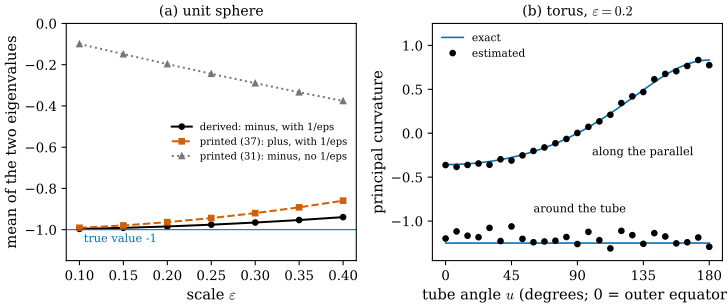

This figure's Python source:
"""Figure 49.4.2: the varifold estimator (12)/(38) of [GeoSplat25] on point clouds with exact normals (Section 49.4).

Kernels as in [BLM22, §7.1]: Upsilon = rho(s) = exp(-1/(1 - s^2)), chi = xi with the natural pair 3 xi(s) = -s rho'(s);
masses m_j = 1, all neighbours within distance eps (the paper uses KNN and does not specify kernels or eps).
(a) unit sphere, 40000 uniform points, outward normals (true principal curvatures -1, -1). Mean of the two eigenvalues
    over 10 points against eps, for three versions: second term with "-" (derived) and the factor 1/eps;
    second term with "+" (printed) and 1/eps; "-" without 1/eps (as printed in (31)).
(b) torus T_{2,0.8}, 150000 uniform points, outward normals, eps = 0.2: the two eigenvalues at 25 points along a meridian
    (tube angle u from the outer to the inner equator) against the exact principal curvatures -1.25 and -cos u/(2 + 0.8 cos u).

Run from the project root: PYTHONPATH=tools python3 chapters/49-paper-geosplat/figures/fig-49-4-2-varifold-accuracy.py
"""
import sys
from pathlib import Path

import numpy as np

import dgfig

sys.path.insert(0, str(Path(__file__).resolve().parents[1] / "lib"))
import geo49  # noqa: E402

dgfig.setup()
import matplotlib.pyplot as plt  # noqa: E402

C = dgfig.COLORS
X = geo49.sphere_points(40000, seed=1)
m = np.ones(len(X))
Q = range(0, 40000, 4000)
eps_list = np.array([0.1, 0.15, 0.2, 0.25, 0.3, 0.35, 0.4])
versions = [("derived: minus, with 1/eps", -1.0, True), ("printed (37): plus, with 1/eps", 1.0, True),
            ("printed (31): minus, no 1/eps", -1.0, False)]
curves = {}
for name, sg, ie in versions:
    curves[name] = np.array([np.mean([np.linalg.eigvalsh(geo49.geosplat_B_fast(X, X, m, i, e, sign=sg, with_inv_eps=ie)).mean()
                                      for i in Q]) for e in eps_list])
d, p, n = (curves[v[0]] for v in versions)
print("sphere:", np.round(d, 3), np.round(p, 3), np.round(n, 3))
assert np.all(np.abs(d + 1) < 0.07) and np.all(np.abs(n + eps_list) < 0.04 * 1 + 0.03)
assert abs(d[2] + 0.984) < 0.01 and abs(p[2] + 0.964) < 0.01 and abs(p[-1] + 0.86) < 0.02

R, r = 2.0, 0.8
T = geo49.torus_points(150000, seed=2)
rho = np.hypot(T[:, 0], T[:, 1])
NT = (T - np.stack([R * T[:, 0] / rho, R * T[:, 1] / rho, 0 * rho], axis=1)) / r
us = np.linspace(0, np.pi, 25)
Qp = np.stack([R + r * np.cos(us), 0 * us, r * np.sin(us)], axis=1)
T2 = np.vstack([Qp, T])
N2 = np.vstack([(Qp - np.array([R, 0, 0])) / r, NT])
m2 = np.ones(len(T2))
est = np.array([sorted(np.linalg.eigvalsh(geo49.geosplat_B_fast(T2, N2, m2, k, 0.2)), key=lambda x: -abs(x)) for k in range(len(us))])
k_par = -np.cos(us) / (R + r * np.cos(us))
err_mer = np.abs(est[:, 0] + 1.25)
k_est_par = np.where(np.abs(est[:, 0] + 1.25) < np.abs(est[:, 1] + 1.25), est[:, 1], est[:, 0])
k_est_mer = np.where(np.abs(est[:, 0] + 1.25) < np.abs(est[:, 1] + 1.25), est[:, 0], est[:, 1])
print("torus max errors: meridian", np.abs(k_est_mer + 1.25).max(), "parallel", np.abs(k_est_par - k_par).max())
assert np.abs(k_est_mer + 1.25).max() < 0.25 and np.abs(k_est_par - k_par).max() < 0.1

fig, (ax, ax2) = plt.subplots(1, 2, figsize=(7.8, 3.5))
styles = [(C["main"], "-", "o"), (C["normal"], "--", "s"), (C["aux"], ":", "^")]
for (name, _, _), (col, ls, mk) in zip(versions, styles):
    ax.plot(eps_list, curves[name], color=col, ls=ls, marker=mk, ms=4, lw=1.5, label=name)
ax.axhline(-1, color=C["tangent"], lw=0.8)
ax.text(0.105, -1.06, "true value -1", color=C["tangent"], fontsize=8.5)
ax.set_xlabel(r"scale $\varepsilon$")
ax.set_ylabel("mean of the two eigenvalues")
ax.set_ylim(-1.15, 0.0)
ax.legend(loc="center right", fontsize=7.5, frameon=False)
ax.set_title("(a) unit sphere", fontsize=10.5)

ug = np.linspace(0, np.pi, 200)
ax2.plot(np.degrees(ug), -1.25 + 0 * ug, color=C["tangent"], lw=1.2, label="exact")
ax2.plot(np.degrees(ug), -np.cos(ug) / (R + r * np.cos(ug)), color=C["tangent"], lw=1.2)
ax2.plot(np.degrees(us), k_est_mer, "o", color=C["main"], ms=4, label="estimated")
ax2.plot(np.degrees(us), k_est_par, "o", color=C["main"], ms=4)
ax2.text(60, -0.9, "around the tube", fontsize=8.5)
ax2.text(100, -0.25, "along the parallel", fontsize=8.5)
ax2.set_xlabel(r"tube angle $u$ (degrees; 0 = outer equator)")
ax2.set_ylabel("principal curvature")
ax2.set_xticks([0, 45, 90, 135, 180])
ax2.set_ylim(-1.45, 1.25)
ax2.legend(loc="upper left", fontsize=8, frameon=False)
ax2.set_title(r"(b) torus, $\varepsilon = 0.2$", fontsize=10.5)
fig.tight_layout()
dgfig.save(fig, __file__)
